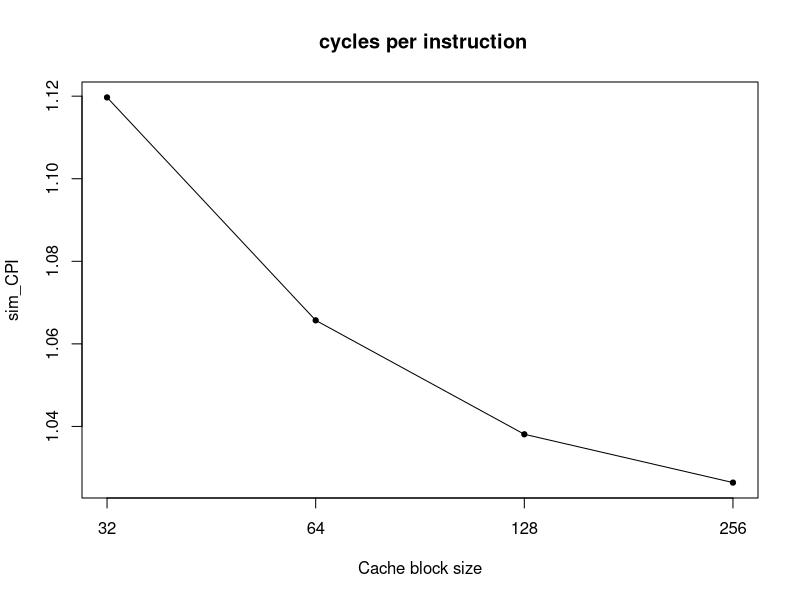
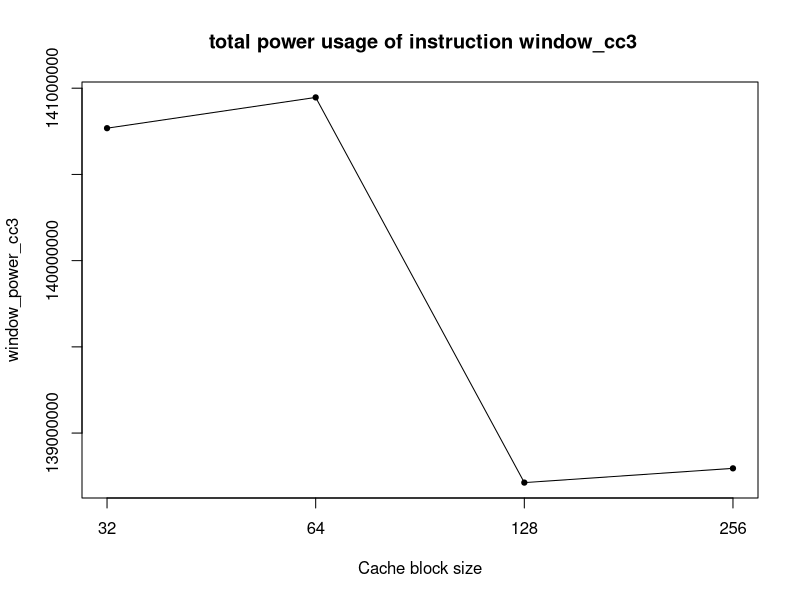
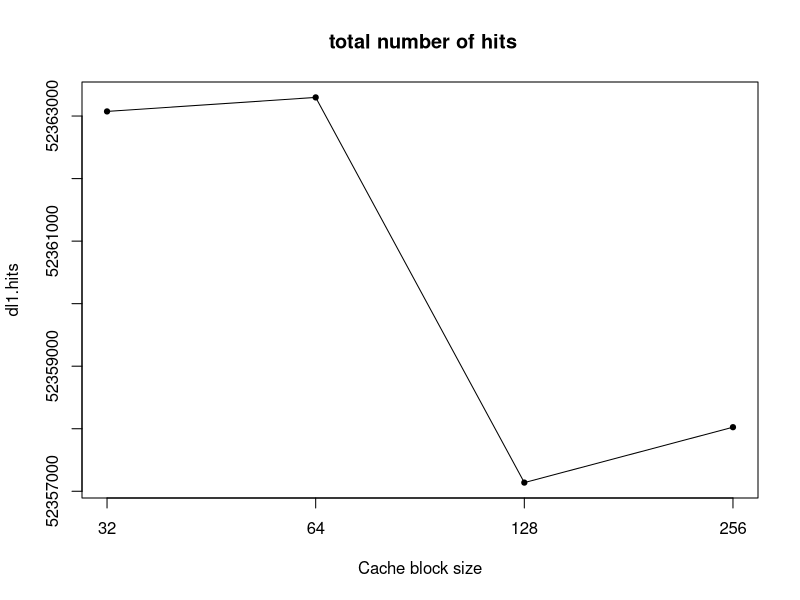
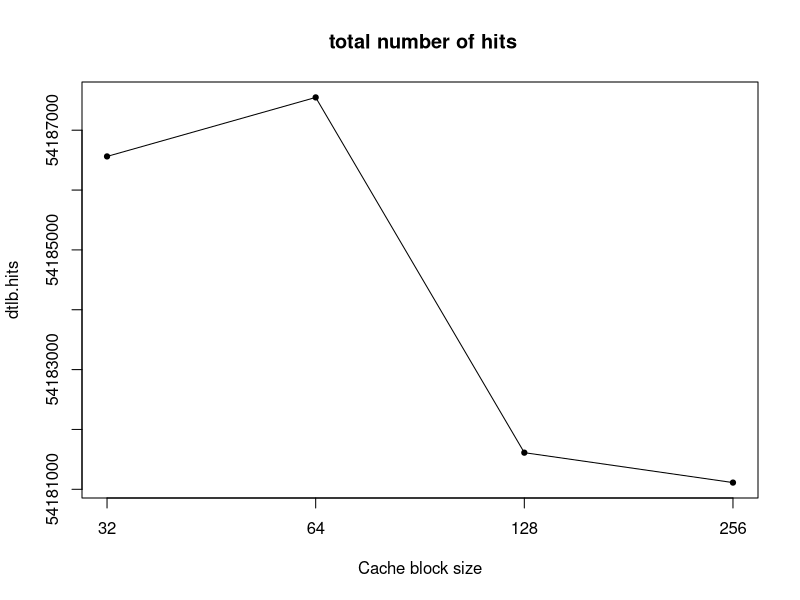
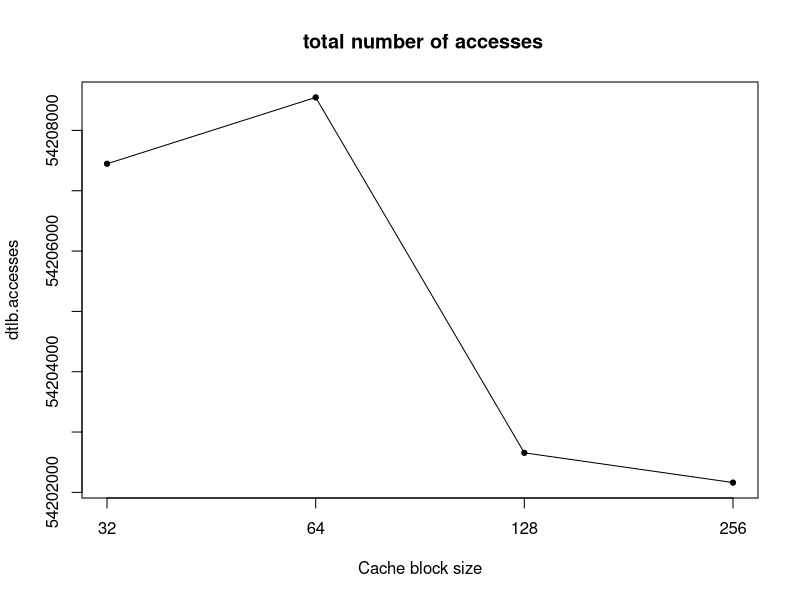
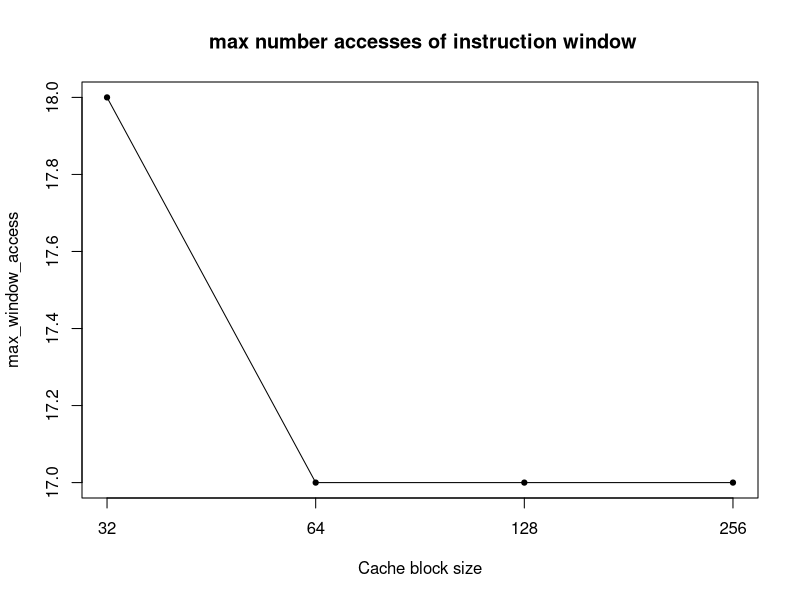
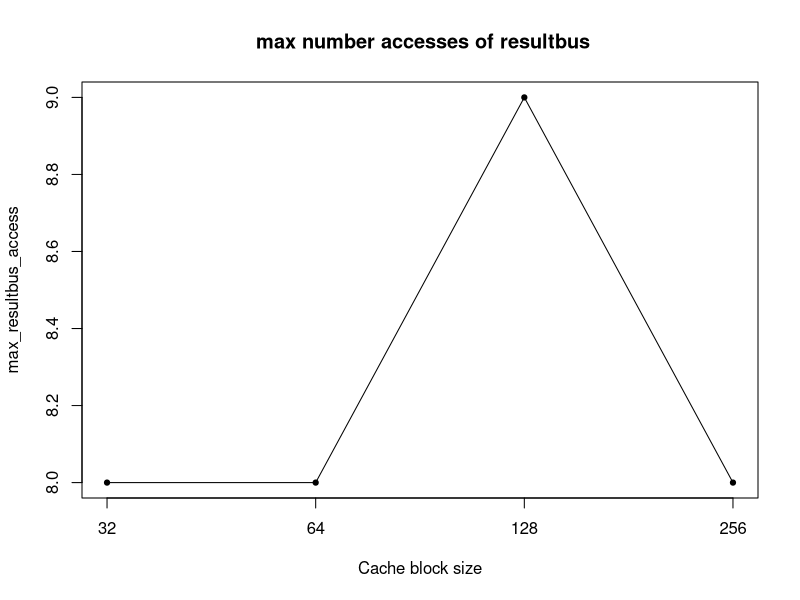
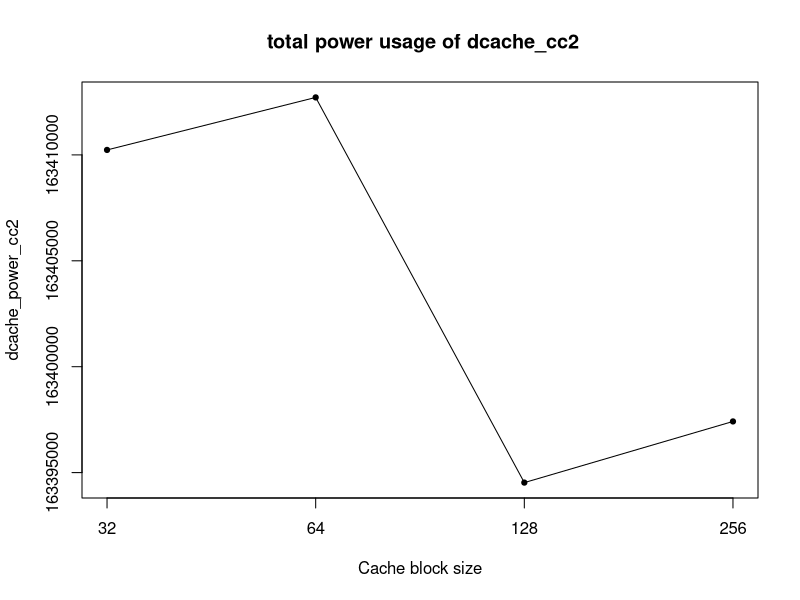

Recreate these plots in R, in order.
start <- 219
top <- 20
xlab <- "Cache block size"
labels <- c('32','64','128','256')

data <- readLines("Results/results_CacheBS32.txt") 
data <- data[start:length(data) - 1]
n <- length(data)
empty <- rep(0, n)
results <- data.frame(metric = empty, C1 = empty)
for(i in 1:n){
  result <- strsplit(strsplit(data[i], "#")[[1]][1], "\\s+")[[1]]
  results[i,1] <- result[1]
  results[i,2] <- as.numeric(result[2])
}
data <- readLines("Results/results_CacheBS64.txt") 
data <- data[start:length(data) - 1]
results$C2 <- empty
for(i in 1:n){
  result <- strsplit(strsplit(data[i], "#")[[1]][1], "\\s+")[[1]]
  results[i,3] <- as.numeric(result[2])
}
data <- readLines("Results/results_CacheBS128.txt") 
data <- data[start:length(data) - 1]
results$C4 <- empty
for(i in 1:n){
  result <- strsplit(strsplit(data[i], "#")[[1]][1], "\\s+")[[1]]
  results[i,4] <- as.numeric(result[2])
}
data <- readLines("Results/results_CacheBS256.txt") 
data <- data[start:length(data) - 1]
results$C8 <- empty
results$desc <- empty
for(i in 1:n){
  result <- strsplit(strsplit(data[i], "#")[[1]][1], "\\s+")[[1]]
  results[i,5] <- as.numeric(result[2])
  results[i,6] <- strsplit(data[i], "#")[[1]][2]
}

plot(1:4,results[15,2:5],type='l',axes=F,ylab=results[15,1]
     ,main=results[15,6]
     ,xlab=xlab)
points(1:4,results[15,2:5],cex=0.7,pch=21,bg=1)
box()
axis(1,at=1:4,labels=labels)
axis(2)

results$min <- apply(results[,2:5],1,min)
results$max <- apply(results[,2:5],1,max)
results$range <- results$max - results$min
results$sd <- apply(results[,2:5],1,sd)
results$index <- results$sd / results$range

results <- results[with(results,order(-index)),]
write.csv(results,'Results/metrics_CacheBS.csv',row.names = F)
results <- results[1:top,1:6]

for(i in 1:top){
  plot(1:4,results[i,2:5],type='l',axes=F,ylab=results[i,1]
       ,main=results[i,6]
       ,xlab=xlab)
  box()
  axis(1,at=1:4,labels=labels)
  axis(2)
  points(1:4,results[i,2:5],cex=0.7,pch=21,bg=1)
}